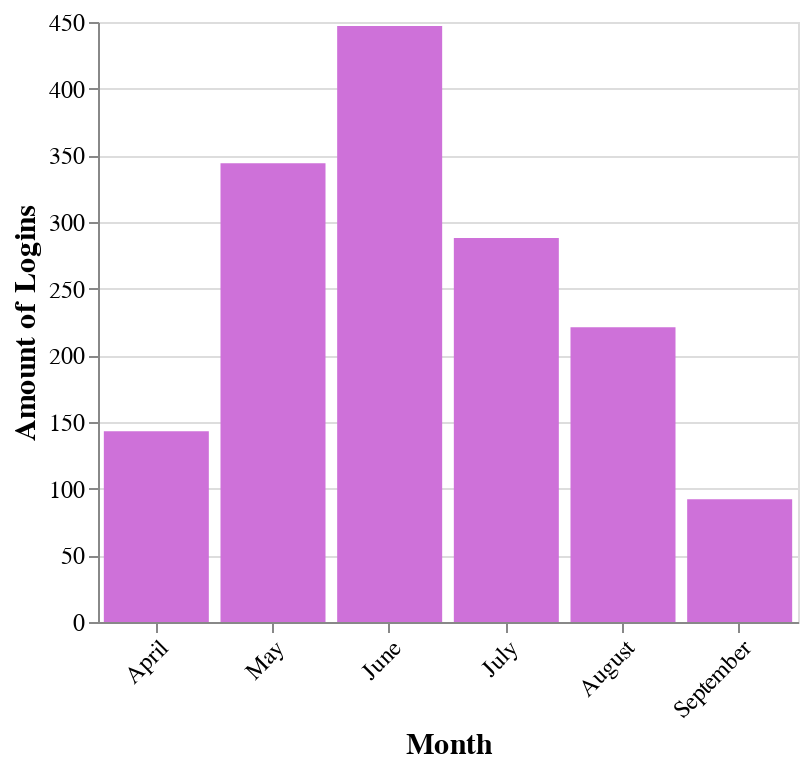

Write notebook code for a chart like this one.
### Code cell
sessions_log_month_plot

### Figure 1 — Vega-Lite specification as saved in the notebook (floating-point values rounded to 4 significant figures)
{"config": {"view": {"continuousWidth": 300, "continuousHeight": 300}, "axis": {"labelFontSize": 12, "titleFontSize": 15}}, "data": {"name": "data-ffc433e0f51f56f5886f059e42730a4c"}, "mark": {"type": "bar", "color": "#CE71D9"}, "encoding": {"x": {"axis": {"labelAngle": -45}, "field": "month", "sort": ["January", "February", "March", "April", "May", "June", "July", "August", "September", "October", "November", "December"], "title": "Month", "type": "nominal"}, "y": {"field": "num_logins", "title": "Amount of Logins", "type": "quantitative"}}, "width": 350, "$schema": "https://vega.github.io/schema/vega-lite/v5.20.1.json", "datasets": {"data-ffc433e0f51f56f5886f059e42730a4c": [{"month": "June", "num_logins": 447}, {"month": "May", "num_logins": 344}, {"month": "July", "num_logins": 288}, {"month": "August", "num_logins": 221}, {"month": "April", "num_logins": 143}, {"month": "September", "num_logins": 92}]}}
